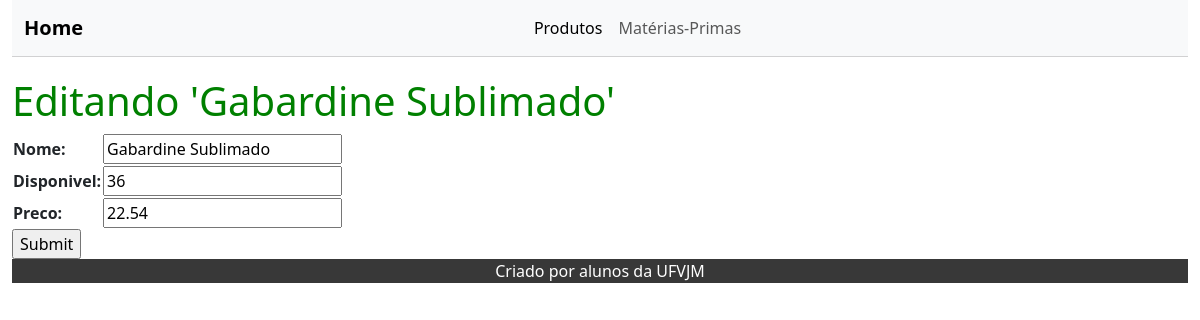
Screenshot of /materiaPrima/editar/4 with the database file from the repository.
### materiaPrima/models.py (models this page shows, shortened)
class MateriaPrima(models.Model):
    nome = models.CharField(max_length=100)
    disponivel = models.IntegerField(null=True)
    preco = models.FloatField(null=True)

### materiaPrima/views.py (the view)
# urls.py: path('editar/<int:id>', views.editar, name='editar'),
def editar(request, id):
    materiaPrima = get_object_or_404(MateriaPrima, pk=id)
    form = MateriaPrimaForm(instance=materiaPrima)
    if(request.method == 'POST'):
        form = MateriaPrimaForm(request.POST, instance=materiaPrima)
        if(form.is_valid()):
            materiaPrima.save()
            return redirect('../')
        else:
            return render(request, 'editar_materiaPrima.html', {'form': form, 'materiaPrima': materiaPrima})
    else:
        return render(request, 'editar_materiaPrima.html', {'form': form, 'materiaPrima': materiaPrima})

### materiaPrima/forms.py
class MateriaPrimaForm(ModelForm):
    class Meta:
        model = MateriaPrima
        fields = "__all__"

### materiaPrima/templates/editar_materiaPrima.html (shortened to what this page needs)
{% extends 'base.html' %}
{% block content %}
    <h1>Editando '{{ materiaPrima.nome }}'</h1>
    <form action="" method="post">
        <table>
            {{ form.as_table }}
        </table>
        <input type="submit" value="Submit">
    </form>
{% endblock %}

### static/css/styles.css (style rules this page uses)
main > h1 { color: green; }

### rows the page displays
MateriaPrima: nome "Gabardine Sublimado", disponivel "36", preco "22.54"
